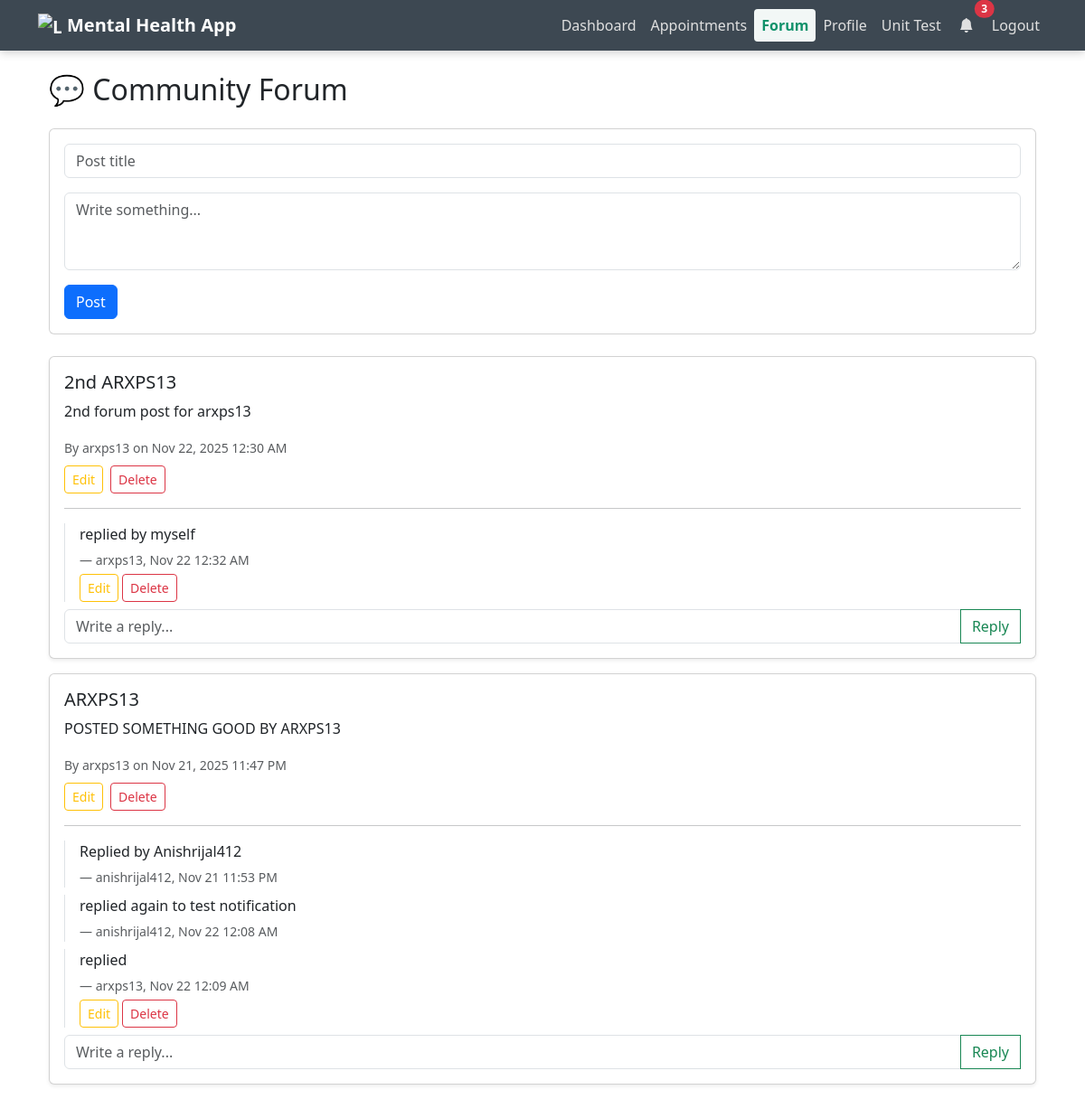
Page /forum (signed in) on the earlier database version.
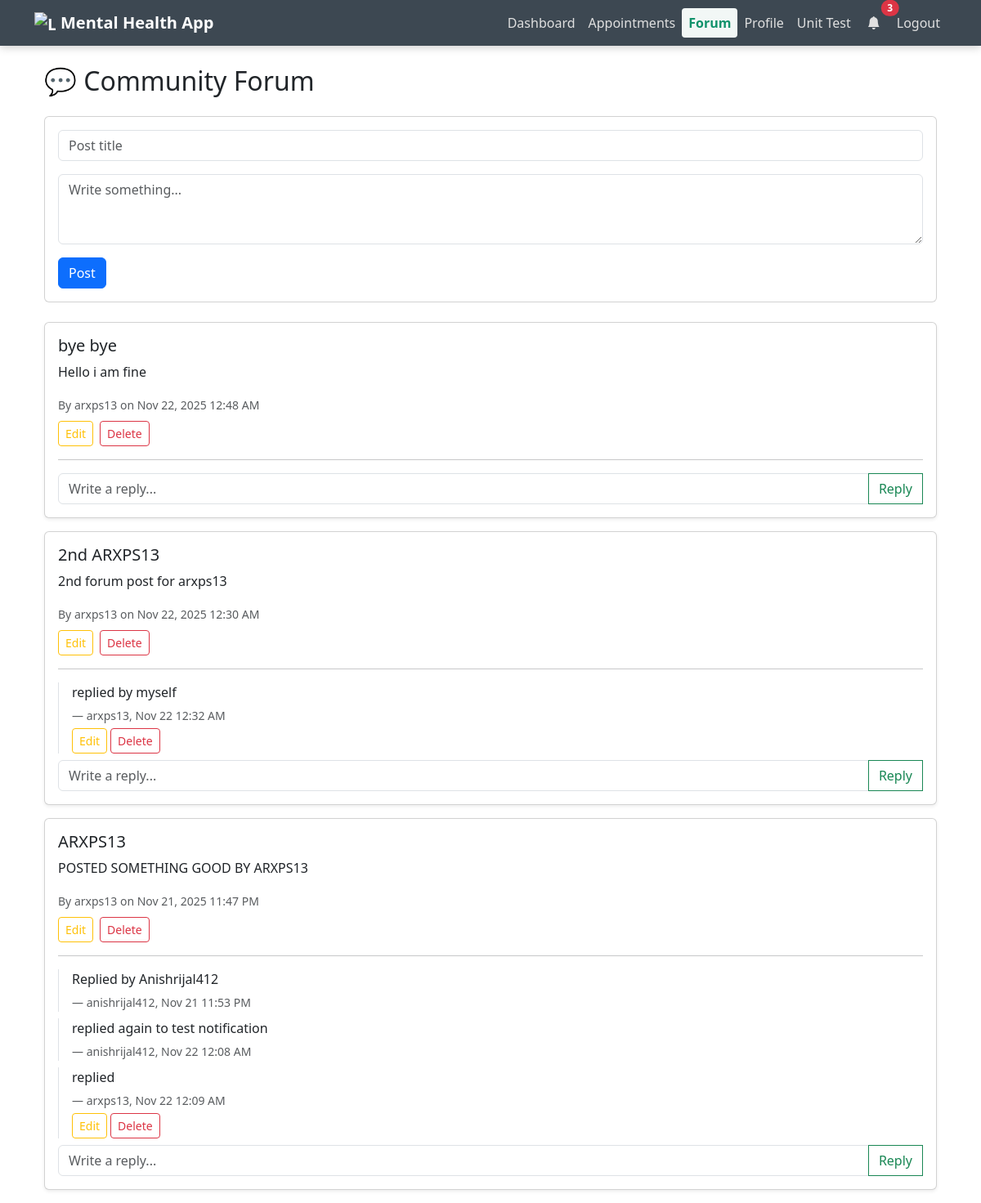
Same page on the later database version.
### models/forum.py (models this page shows)
class ForumPost(db.Model):
    __tablename__ = 'forum_posts'
    id = db.Column(db.Integer, primary_key=True)
    user_id = db.Column(db.Integer, db.ForeignKey('user.id'), nullable=False)
    title = db.Column(db.String(200), nullable=False)
    content = db.Column(db.Text, nullable=False)
    created_at = db.Column(db.DateTime, default=datetime.utcnow)
    user = db.relationship('User', backref=db.backref('forum_posts', lazy=True))
    replies = db.relationship('ForumReply', backref='post', cascade='all, delete-orphan')

class ForumReply(db.Model):
    __tablename__ = 'forum_replies'
    id = db.Column(db.Integer, primary_key=True)
    post_id = db.Column(db.Integer, db.ForeignKey('forum_posts.id'), nullable=False)
    user_id = db.Column(db.Integer, db.ForeignKey('user.id'), nullable=False)
    content = db.Column(db.Text, nullable=False)
    created_at = db.Column(db.DateTime, default=datetime.utcnow)
    user = db.relationship('User', backref=db.backref('forum_replies', lazy=True))

### models/user.py (models this page shows)
class User(db.Model, UserMixin):
    id = db.Column(db.Integer, primary_key=True)
    username = db.Column(db.String(50), nullable=False, unique=True)
    email = db.Column(db.String(120), nullable=False, unique=True)
    password = db.Column(db.String(200), nullable=False)

### routes/forum.py (the view)
@forum.route('/forum')
@login_required
def forum_home():
    posts = ForumPost.query.order_by(ForumPost.created_at.desc()).all()
    return render_template('forum.html', posts=posts)

### models/user.py (called while the page is built)
@login_manager.user_loader
def load_user(user_id):
    return User.query.get(int(user_id))

### templates/forum.html (shortened to what this page needs)
{% extends "base.html" %}
{% block content %}
<div class="container mt-4">
  <h2 class="mb-4">💬 Community Forum</h2>
  <div class="card mb-4">
    <div class="card-body">
      <form method="POST" action="{{ url_for('forum.new_post') }}">
        <div class="mb-3">
          <input type="text" name="title" class="form-control" placeholder="Post title" required>
        </div>
        <div class="mb-3">
          <textarea name="content" class="form-control" rows="3" placeholder="Write something..." required></textarea>
        </div>
        <div class="d-flex align-items-center gap-3">
          <button type="submit" class="btn btn-primary" id="new-post-submit">Post</button>
        </div>
      </form>
    </div>
  </div>
  {% for post in posts %}
  <div class="card mb-3 shadow-sm">
    <div class="card-body">
      <h5>{{ post.title }}</h5>
      <p>{{ post.content }}</p>
      <small class="text-muted">By {{ post.user.username }} on {{ post.created_at.strftime('%b %d, %Y %I:%M %p')
        }}</small>
        {% if current_user.is_authenticated and post.user_id == current_user.id %}
      <div class="mt-2 d-flex gap-2">
        <a class="btn btn-sm btn-outline-warning" href="{{ url_for('forum.edit_post', post_id=post.id) }}">Edit</a>
        <form method="POST" action="{{ url_for('forum.delete_post', post_id=post.id) }}" class="m-0">
          <button type="submit" class="btn btn-sm btn-outline-danger" onclick="return confirm('Delete this post and all replies?');">Delete</button>
        </form>
      </div>
      {% endif %}
      <hr>
      {% if post.replies %}
      {% for reply in post.replies %}
      <div class="border-start ps-3 mb-2">
        <p class="mb-1">{{ reply.content }}</p>
        <small class="text-muted">— {{ reply.user.username }}, {{ reply.created_at.strftime('%b %d %I:%M %p') }}</small>
         {% if current_user.is_authenticated and reply.user_id == current_user.id %}
        <div class="mt-1 d-flex gap-1">
          <a class="btn btn-sm btn-outline-warning" href="{{ url_for('forum.edit_reply', reply_id=reply.id) }}">Edit</a>
          <form method="POST" action="{{ url_for('forum.delete_reply', reply_id=reply.id) }}" class="m-0">
            <button type="submit" class="btn btn-sm btn-outline-danger" onclick="return confirm('Delete this reply?');">Delete</button>
          </form>
        </div>
        {% endif %}
      </div>
      {% endfor %}
      {% endif %}
      <form method="POST" action="{{ url_for('forum.reply_post', post_id=post.id) }}">
        <div class="input-group mt-2 align-items-center">
          <input type="text" name="content" class="form-control" placeholder="Write a reply..." required>
          <button class="btn btn-outline-success" type="submit">Reply</button>
        </div>
      </form>
    </div>
  </div>
  {% else %}
  <div class="alert alert-secondary">No posts yet. Be the first to start a conversation!</div>
  {% endfor %}
</div>
{% endblock %}

Differences in the rows shown:
added ForumPost: title "bye bye", content "Hello i am fine", user.username "arxps13", created_at "Nov 22, 2025 12:48 AM"
